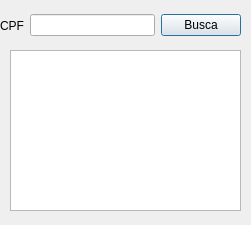
<?xml version="1.0" encoding="UTF-8"?>
<ui version="4.0">
 <class>infoAccount</class>
 <widget class="QDialog" name="infoAccount">
  <property name="geometry">
   <rect>
    <x>0</x>
    <y>0</y>
    <width>251</width>
    <height>225</height>
   </rect>
  </property>
  <property name="windowTitle">
   <string>Info Account</string>
  </property>
  <widget class="QWidget" name="horizontalLayoutWidget">
   <property name="geometry">
    <rect>
     <x>0</x>
     <y>0</y>
     <width>241</width>
     <height>51</height>
    </rect>
   </property>
   <layout class="QHBoxLayout" name="horizontalLayout">
    <item>
     <widget class="QLabel" name="label">
      <property name="text">
       <string>CPF</string>
      </property>
     </widget>
    </item>
    <item>
     <widget class="QLineEdit" name="editCpf"/>
    </item>
    <item>
     <widget class="QPushButton" name="btnSearchCpf">
      <property name="text">
       <string>Busca</string>
      </property>
     </widget>
    </item>
   </layout>
  </widget>
  <widget class="QPlainTextEdit" name="textEditCpf">
   <property name="geometry">
    <rect>
     <x>10</x>
     <y>50</y>
     <width>231</width>
     <height>161</height>
    </rect>
   </property>
  </widget>
 </widget>
 <resources/>
 <connections/>
</ui>
